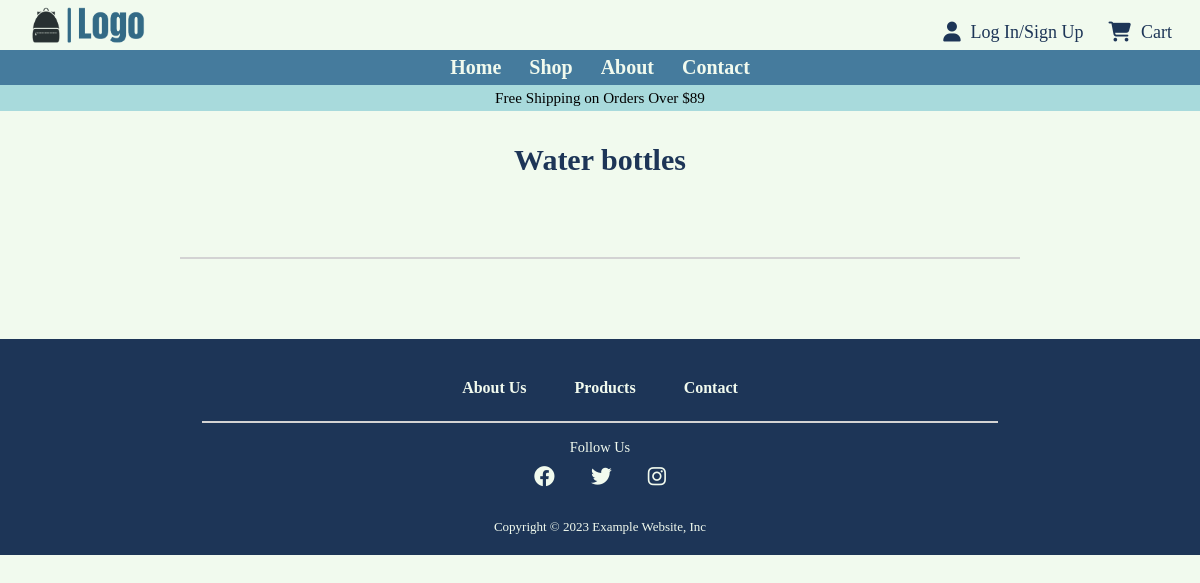
Before: /products_list/water bottles with the older database file.
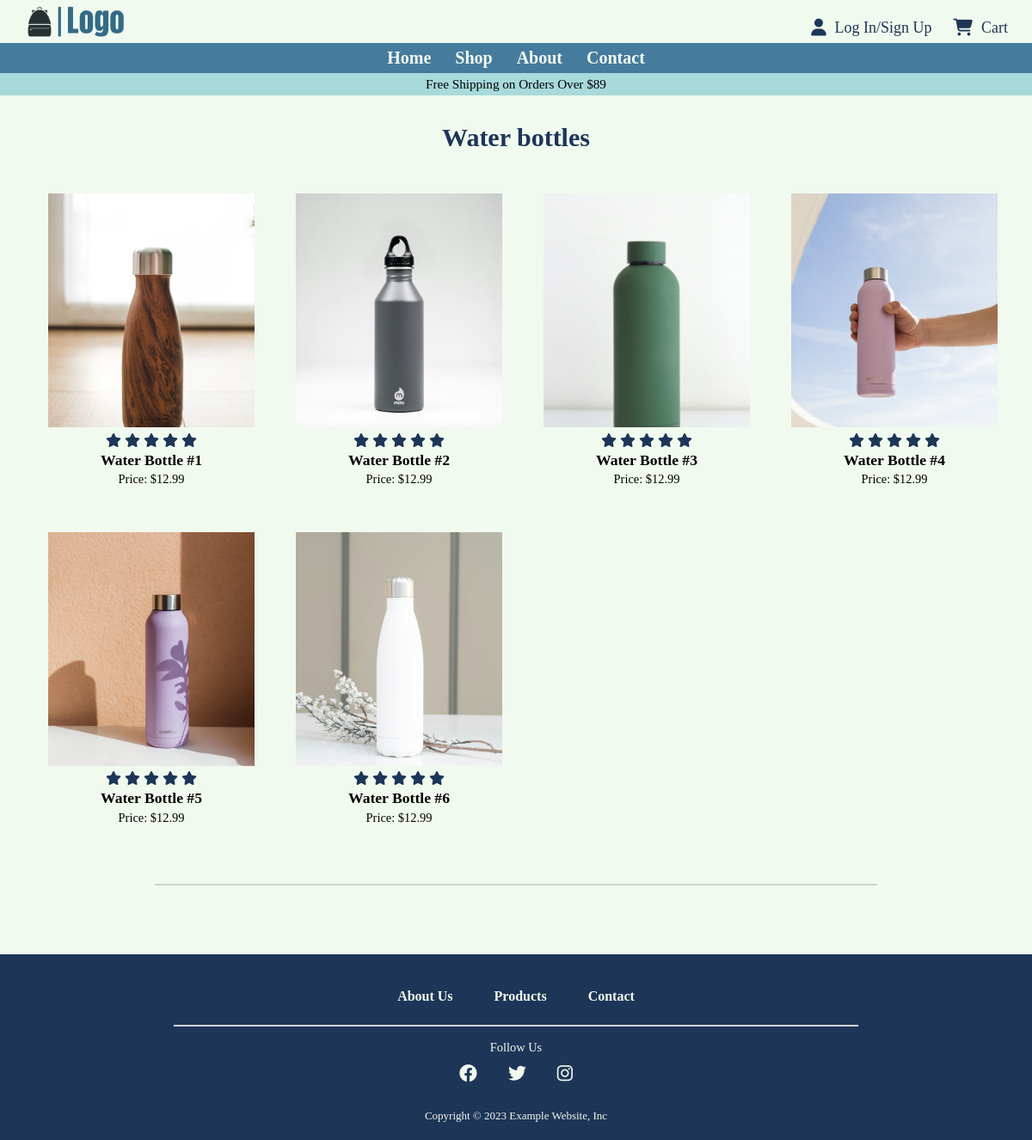
After: the same page with the newer database file.
### tables this page shows
CREATE TABLE products (
    id INTEGER PRIMARY KEY AUTOINCREMENT,
    name TEXT NOT NULL,
    category TEXT NOT NULL,
    description TEXT,
    price REAL NOT NULL,
    image_path TEXT
);

### flaskr/shop.py (the view)
@bp.route('/products_list/<category>')
@bp.route('/products_list/')
def list(category=None):
    with get_db() as db:
        if category:
            query = 'SELECT * FROM products WHERE category = ?'
            products = db.execute(query, (category,)).fetchall()
        else:
            query = 'SELECT * FROM products'
            products = db.execute(query).fetchall()
    return render_template('shop/products_list.html', products=products, category=category)

### flaskr/auth.py (called while the page is built)
@bp.before_app_request
def load_logged_in_user():
    user_id = session.get('user_id')
    if user_id is None:
        g.user = None
    else:
        g.user = get_db().execute(
            'SELECT * FROM user WHERE id = ?', (user_id,)
        ).fetchone()

### flaskr/db.py (called while the page is built)
def get_db():
    if 'db' not in g:
        g.db = sqlite3.connect(
            current_app.config['DATABASE'],
            detect_types=sqlite3.PARSE_DECLTYPES
        )
        g.db.row_factory = sqlite3.Row
    return g.db

### flaskr/templates/shop/products_list.html
{% extends "base.html" %}
{% block content %}
<section class="product-section">
    {% if category %}
    <h1>{{ category.capitalize() }}</h1>
    {% endif %}
    <ul class="product-container">
        {% for product in products %}
            <a href="{{ url_for('shop.product_detail', product_id=product['id']) }}">
                <li class="product">
                    <img src="{{ product['image_path'] }}">
                    <div class="product-rating">
                        <i class="fa-solid fa-star" style="color: #1d3557;"></i>
                        <i class="fa-solid fa-star" style="color: #1d3557;"></i>
                        <i class="fa-solid fa-star" style="color: #1d3557;"></i>
                        <i class="fa-solid fa-star" style="color: #1d3557;"></i>
                        <i class="fa-solid fa-star" style="color: #1d3557;"></i>
                    </div>
                    <p class="product-name">{{ product['name'] }}</p>
                    <p class="product-price">Price: ${{ product['price'] }}</p>
                </li>
            </a>
        {% endfor %}
    </ul>
</section>
<hr>
{% endblock %}

### flaskr/templates/base.html (shortened to what this page needs)
<!DOCTYPE html>
<html>
    <head>
        <link rel="stylesheet" href="..\static\styles\main.css"/>
        <link rel="stylesheet" href="https://cdnjs.cloudflare.com/ajax/libs/font-awesome/6.3.0/css/all.min.css">
    </head>
    <body>
        <div class="sticky">
            <div class="nav-bar">
                <div class="user-panel">
                    <a href="{{ url_for('index') }}">
                        <img src="../static/styles/images/logo.png" id="logo-image">
                    </a>
                    <ul class="user-container">
                        <i class="fa-solid fa-user user-icon"></i>
                    {% if g.user %}
                        <li class="user">{{ g.user['username'] }}</li>
                        <li class="user"><a href="{{ url_for('auth.logout') }}">Log Out</a></li>
                    {% else %}
                        <li class="user"><a href="{{ url_for('auth.login') }}">Log In/Sign Up</a></li>
                    {% endif %}
                    <a href="{{ url_for('auth.shopping_cart') }}">
                        <i class="fa-solid fa-cart-shopping user-icon"></i>
                    </a>
                    <li class="user"><a href="{{ url_for('auth.shopping_cart') }}">Cart</a></li>
                    </ul>
                </div>
                <nav>
                    <ul class="nav-container">
                        <li class="nav-item"><a href="{{ url_for('index') }}">Home</a></li>
                        <li class="nav-item"><a href="{{ url_for('shop.list', category=category) }}">Shop</a></li>
                        <li class="nav-item"><a href="{{ url_for('index') }}#About">About</a></li>
                        <li class="nav-item"><a href="{{ url_for('index') }}#Contact">Contact</a></li>
                    </ul>
                </nav>
            </div>
        </div>
            <div class="ad-container">
                <p class="ad">Free Shipping on Orders Over $89</p>
            </div>
        <main>
            {% block content %}{% endblock %}
        </main>
        <footer>
            <div class="footer-links-container">
                <h4><a href="{{ url_for('index') }}#About">About Us</a></h4>
                <h4><a href="{{ url_for('shop.list', category=category) }}">Products</a></h4>
                <h4><a href="{{ url_for('index') }}#Contact">Contact</a></h4>
            </div>
            <hr class="footer-hr-line">
            <p>Follow Us</p>
            <div class="social-media-icons-container">
                <i class="fa-brands fa-facebook" style="color: #f1faee;"></i>
                <i class="fa-brands fa-twitter" style="color: #f1faee;"></i>
                <i class="fa-brands fa-instagram" style="color: #f1faee;"></i>
            </div>
            <p class="copyright">Copyright © 2023 Example Website, Inc</p>
        </footer>
    </body>
</html>

### flaskr/static/styles/main.css (style rules this page uses)
* { background-color: rgb(241, 250, 238); margin: 0px; padding: 0px; box-sizing: border-box; }
*::after, *::before { box-sizing: border-box; }
html { margin: 0px; padding: 0px; width: 100%; scroll-behavior: smooth; overflow-x: clip; }
body { width: 100%; overflow-x: clip; }
section { scroll-margin-top: calc(2.2rem + 50px); }
.user-panel { display: flex; justify-content: space-between; background-color: rgb(241, 250, 238); width: 100%; height: 50px; position: sticky; }
#logo-image { background-color: rgb(241, 250, 238); height: 50px; width: 175px; object-fit: contain; cursor: pointer; }
.user-container { display: flex; font-size: clamp(1.125rem, 1.0815rem + 0.2174vw, 1.25rem); background-color: transparent; justify-content: space-around; padding-top: 17px; margin-right: 0.5rem; }
.user-icon, .user { padding: 5px; background-color: inherit; color: rgb(29, 53, 87); cursor: pointer; }
.user { margin-right: 15px; font-size: 18px; list-style: none; }
.nav-bar { position: sticky; top: -1px; z-index: 50; }
.nav-container { background-color: rgb(69, 123, 157); display: inline-grid; grid-template-columns: repeat(4,fit-content(300px)); grid-template-rows: 100%; width: 100%; height: 2.2rem; align-content: center; justify-content: center; }
.nav-item { display: flex; justify-content: center; align-items: center; background-color: inherit; color: rgb(241, 250, 238); list-style: none; font-size: 20px; padding: 0px 14px; font-weight: bold; }
.sticky { position: sticky; top: 0; z-index: 50; }
a:link { color: inherit; }
a { text-decoration: none; background-color: inherit; }
.ad { background-color: rgb(168, 218, 220); font-size: clamp(0.8856rem, 0.8632rem + 0.112vw, 0.95rem); padding: 4px; text-align: center; }
.product-section > h1 { font-size: clamp(25px, 2.5vw, 50px); text-align: center; margin: 2rem 0 1rem; color: rgb(29, 53, 87); }
.product-container { display: grid; grid-template-columns: repeat(auto-fill, calc(15em + 1rem)); row-gap: 1rem; column-gap: 2rem; padding: 1rem; justify-content: center; }
.product { margin: 1rem; width: fit-content; height: fit-content; display: flex; flex-direction: column; justify-content: flex-start; align-items: center; cursor: pointer; }
.product > img { width: 15em; height: 17em; margin: 0 0 0.4rem; object-fit: cover; object-position: center; }
.product-name { font-weight: bold; font-size: 1.1rem; margin: 0.2rem 0; }
.product-price { font-weight: 200; font-size: 0.9rem; margin-bottom: 0.3rem; }
hr { margin: 2rem auto 5rem; background-color:lightgray; color:lightgray; height: 0.1rem; width: 70%; text-align: center; border-style: solid; }
footer { background-color: rgb(29, 53, 87); padding: 2rem 2rem 1rem; text-align: center; }
.footer-links-container { background-color: inherit; display: flex; flex-wrap: wrap; justify-content: center; margin: auto; }
.footer-links-container > h4 { background-color: inherit; color: rgb(241, 250, 238); padding: 0.5rem 1rem; margin: 0 0.5rem; }
.footer-hr-line { margin: 1rem auto; background-color:lightgray; color:rgba(211, 211, 211, 0.253); height: 1px; width: 70%; text-align: center; border-style: solid; }
footer > p { background-color: inherit; color: rgb(241, 250, 238); padding-bottom: 0.3rem; font-size: 0.9rem; }
.social-media-icons-container { background-color: inherit }
.social-media-icons-container > i { background-color: inherit; padding: 0.4rem 1rem; font-size: 1.3rem; cursor: pointer; }
.copyright { font-size: small; margin-top: 1.5rem; }

Changed rows visible on the page:
added products: image_path (picture), name "Water Bottle #1", price "12.99"
added products: image_path (picture), name "Water Bottle #2", price "12.99"
added products: image_path (picture), name "Water Bottle #3", price "12.99"
added products: image_path (picture), name "Water Bottle #4", price "12.99"
added products: image_path (picture), name "Water Bottle #5", price "12.99"
added products: image_path (picture), name "Water Bottle #6", price "12.99"
